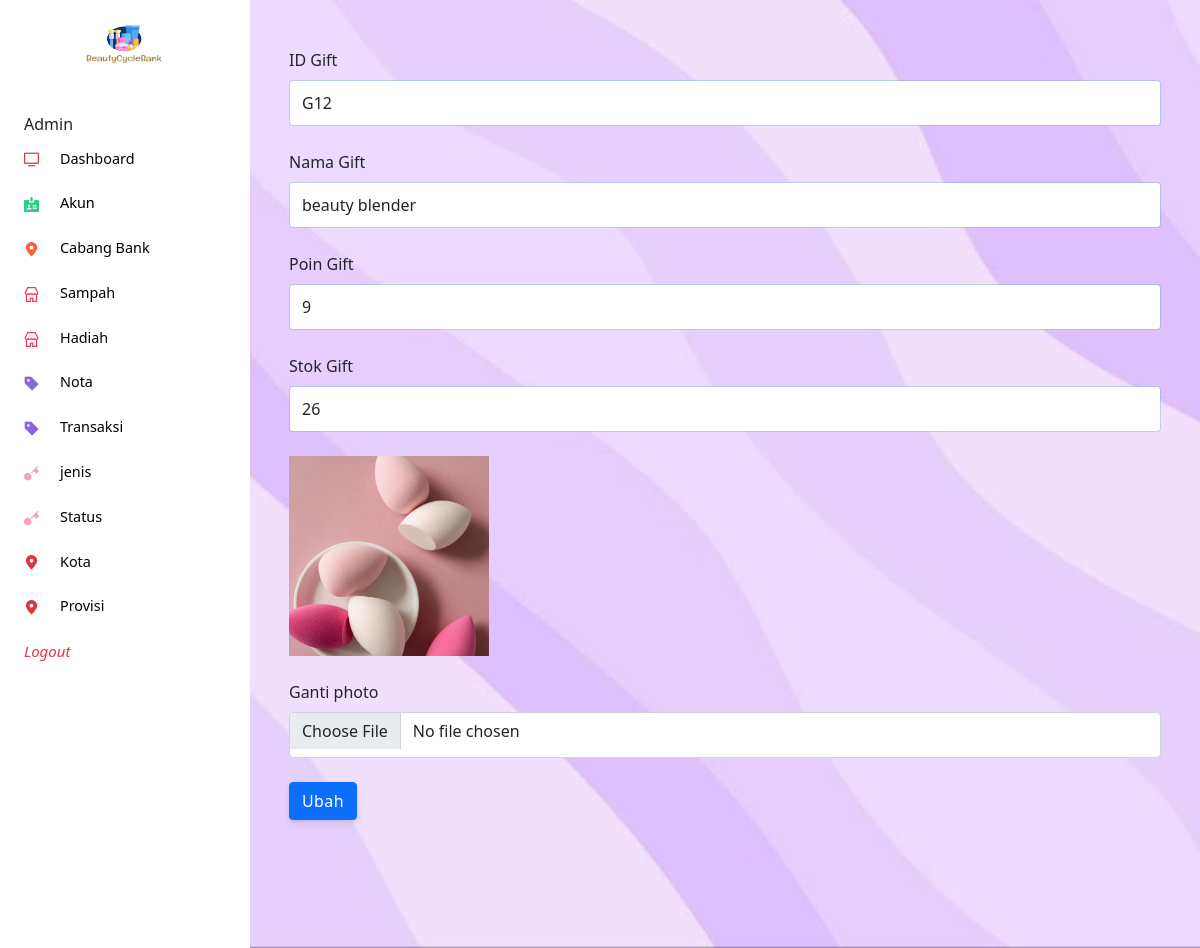
The app's page /admin/index.php?halaman=ubahhadiah&id=G12 with its own data.
### tables this page shows
CREATE TABLE `hadiah` (
  `ID_Gift` varchar(100) NOT NULL,
  `Nama_Gift` varchar(100) NOT NULL,
  `Poin_Gift` int(11) NOT NULL,
  `Stok_Gift` int(11) NOT NULL,
  `Foto_Gift` varchar(100) NOT NULL
);

### admin/ubah_hadiah.php (the view, shortened to what this page needs)
<?php
$ambil=$koneksi->query("SELECT * FROM hadiah WHERE ID_Gift='$_GET[id]'");
$pecah=$ambil->fetch_assoc();
?>
<div class="container-fluid px-4">
<form method="post" enctype="multipart/form-data">
	<div class="form-group">
		<label> ID Gift </label>
		<input type="text" class="form-control"name="IDGift"  value="<?php echo $pecah['ID_Gift'];?>"required>
	</div>
	<div class="form-group">
		<label> Nama Gift </label>
		<input type="text" class="form-control" name="Namagift" value="<?php echo $pecah['Nama_Gift'];?>">
	</div>
	<div class="form-group">
		<label> Poin Gift </label>
		<input type="text" class="form-control" name="Poingift" value="<?php echo $pecah['Poin_Gift'];?>">
	</div>
	<div class="form-group">
		<label> Stok Gift </label>
		<input type="text" class="form-control" name="Stokgift" value="<?php echo $pecah['Stok_Gift'];?>">
	</div>
	<div class="form-group">
		<img src="../Photo/<?php echo $pecah['Foto_Gift']?>" width="200" required>
	</div>
	<div class="form-group">
		<label> Ganti photo </label>
		<input type="file" name="Fotohadiah" class="form-control">
	</div>
	<button class="btn btn-primary" name="ubah"> Ubah </button>
</form>

### records on screen
hadiah: IDGift "G12", Namagift "beauty blender", Poingift "9", Stokgift "26", Foto_Gift (picture)
